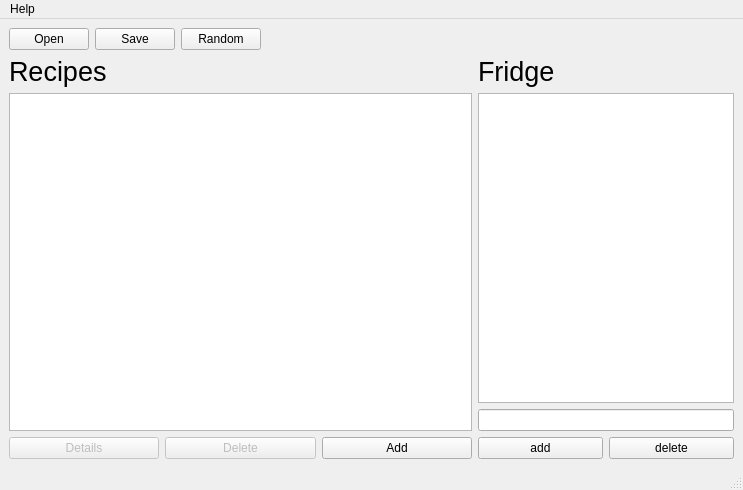
<?xml version="1.0" encoding="UTF-8"?>
<ui version="4.0">
 <class>MainWindow</class>
 <widget class="QMainWindow" name="MainWindow">
  <property name="geometry">
   <rect>
    <x>0</x>
    <y>0</y>
    <width>743</width>
    <height>490</height>
   </rect>
  </property>
  <property name="windowTitle">
   <string>MainWindow</string>
  </property>
  <widget class="QWidget" name="centralwidget">
   <layout class="QVBoxLayout" name="verticalLayout_4">
    <item>
     <layout class="QHBoxLayout" name="horizontalLayout_2">
      <item>
       <widget class="QPushButton" name="pushButton_2">
        <property name="sizePolicy">
         <sizepolicy hsizetype="Minimum" vsizetype="Fixed">
          <horstretch>0</horstretch>
          <verstretch>0</verstretch>
         </sizepolicy>
        </property>
        <property name="maximumSize">
         <size>
          <width>200</width>
          <height>16777215</height>
         </size>
        </property>
        <property name="text">
         <string>Open</string>
        </property>
       </widget>
      </item>
      <item>
       <widget class="QPushButton" name="pushButton_8">
        <property name="maximumSize">
         <size>
          <width>200</width>
          <height>16777215</height>
         </size>
        </property>
        <property name="text">
         <string>Save</string>
        </property>
       </widget>
      </item>
      <item>
       <widget class="QPushButton" name="pushButton">
        <property name="text">
         <string>Random</string>
        </property>
       </widget>
      </item>
      <item>
       <spacer name="horizontalSpacer">
        <property name="orientation">
         <enum>Qt::Horizontal</enum>
        </property>
        <property name="sizeType">
         <enum>QSizePolicy::MinimumExpanding</enum>
        </property>
        <property name="sizeHint" stdset="0">
         <size>
          <width>40</width>
          <height>20</height>
         </size>
        </property>
       </spacer>
      </item>
     </layout>
    </item>
    <item>
     <layout class="QHBoxLayout" name="horizontalLayout_4">
      <item>
       <layout class="QVBoxLayout" name="verticalLayout_2">
        <item>
         <widget class="QLabel" name="label">
          <property name="font">
           <font>
            <pointsize>20</pointsize>
           </font>
          </property>
          <property name="text">
           <string>Recipes</string>
          </property>
         </widget>
        </item>
        <item>
         <widget class="QTableView" name="tableView">
          <property name="enabled">
           <bool>true</bool>
          </property>
          <property name="sizePolicy">
           <sizepolicy hsizetype="Expanding" vsizetype="Expanding">
            <horstretch>0</horstretch>
            <verstretch>0</verstretch>
           </sizepolicy>
          </property>
          <property name="minimumSize">
           <size>
            <width>380</width>
            <height>0</height>
           </size>
          </property>
          <property name="sizeIncrement">
           <size>
            <width>0</width>
            <height>0</height>
           </size>
          </property>
          <property name="editTriggers">
           <set>QAbstractItemView::NoEditTriggers</set>
          </property>
          <property name="selectionBehavior">
           <enum>QAbstractItemView::SelectRows</enum>
          </property>
          <attribute name="horizontalHeaderMinimumSectionSize">
           <number>200</number>
          </attribute>
          <attribute name="horizontalHeaderDefaultSectionSize">
           <number>180</number>
          </attribute>
         </widget>
        </item>
        <item>
         <layout class="QHBoxLayout" name="horizontalLayout">
          <item>
           <widget class="QPushButton" name="pushButton_6">
            <property name="enabled">
             <bool>false</bool>
            </property>
            <property name="text">
             <string>Details</string>
            </property>
           </widget>
          </item>
          <item>
           <widget class="QPushButton" name="pushButton_7">
            <property name="enabled">
             <bool>false</bool>
            </property>
            <property name="text">
             <string>Delete</string>
            </property>
           </widget>
          </item>
          <item>
           <widget class="QPushButton" name="pushButton_5">
            <property name="text">
             <string>Add</string>
            </property>
           </widget>
          </item>
         </layout>
        </item>
       </layout>
      </item>
      <item>
       <layout class="QVBoxLayout" name="verticalLayout_3">
        <item>
         <layout class="QVBoxLayout" name="verticalLayout">
          <item>
           <widget class="QLabel" name="label_2">
            <property name="sizePolicy">
             <sizepolicy hsizetype="Minimum" vsizetype="Minimum">
              <horstretch>0</horstretch>
              <verstretch>0</verstretch>
             </sizepolicy>
            </property>
            <property name="font">
             <font>
              <pointsize>20</pointsize>
             </font>
            </property>
            <property name="text">
             <string>Fridge</string>
            </property>
           </widget>
          </item>
          <item>
           <widget class="QListWidget" name="listWidget">
            <property name="sizePolicy">
             <sizepolicy hsizetype="Minimum" vsizetype="Expanding">
              <horstretch>0</horstretch>
              <verstretch>0</verstretch>
             </sizepolicy>
            </property>
           </widget>
          </item>
          <item>
           <widget class="QLineEdit" name="lineEdit">
            <property name="sizePolicy">
             <sizepolicy hsizetype="Minimum" vsizetype="Fixed">
              <horstretch>0</horstretch>
              <verstretch>0</verstretch>
             </sizepolicy>
            </property>
           </widget>
          </item>
         </layout>
        </item>
        <item>
         <layout class="QHBoxLayout" name="horizontalLayout_3">
          <item>
           <widget class="QPushButton" name="pushButton_3">
            <property name="text">
             <string>add</string>
            </property>
           </widget>
          </item>
          <item>
           <widget class="QPushButton" name="pushButton_4">
            <property name="text">
             <string>delete</string>
            </property>
           </widget>
          </item>
         </layout>
        </item>
       </layout>
      </item>
     </layout>
    </item>
   </layout>
  </widget>
  <widget class="QStatusBar" name="statusbar"/>
  <widget class="QMenuBar" name="menuBar">
   <property name="geometry">
    <rect>
     <x>0</x>
     <y>0</y>
     <width>743</width>
     <height>22</height>
    </rect>
   </property>
   <widget class="QMenu" name="menuHelp">
    <property name="title">
     <string>Help</string>
    </property>
    <addaction name="actionAbout"/>
   </widget>
   <addaction name="menuHelp"/>
  </widget>
  <action name="actionAbout">
   <property name="text">
    <string>About</string>
   </property>
  </action>
 </widget>
 <resources/>
 <connections/>
</ui>
